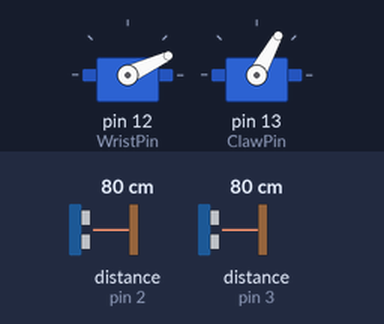
A sketch run on a simulated Arduino Leonardo, built with avr-gcc and run on an emulated ATmega32U4. Shown: 2 × servo. Wiring (inferred from the names in the program): 2 × range finder with pulse-width output: data pin 2 / data pin 3. Inputs (shaded band) come from the test bench; at power-on: distance to the obstacle (sensors on pin 2, pin 3) 80 cm.

Above: at 1.2 s.
1.3 s: distance to the obstacle (sensor on pin 2) set to 2 cm
4.3 s: distance to the obstacle (sensor on pin 3) set to 2 cm
At 6.7 s:
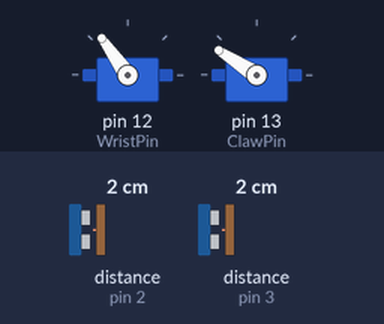
7.3 s: distance to the obstacle (sensor on pin 3) set to 18 cm
10.3 s: distance to the obstacle (sensor on pin 3) set to 35 cm
At 11.5 s:
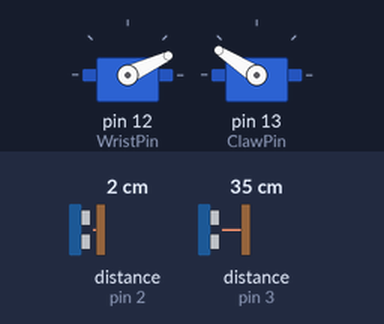
11.8 s: distance to the obstacle (sensor on pin 2) set to 23 cm
13.3 s: distance to the obstacle (sensor on pin 2) set to 29 cm
At 19.6 s:
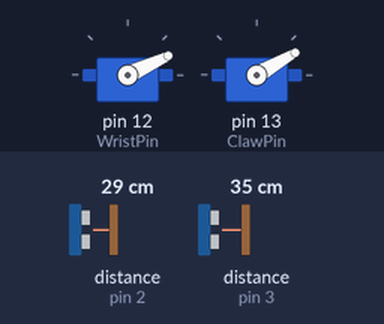
Timing chart, 0 to 20.1 s (numbered marks = the images above; inputs shaded):
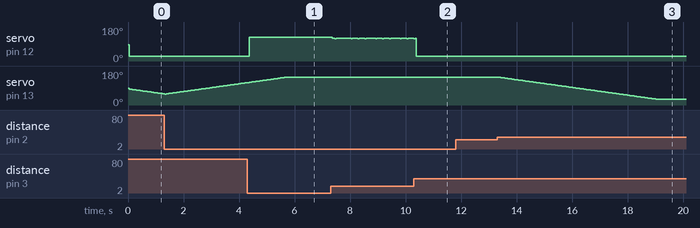

The sketch:

dfrdb.ino
```cpp
/******************************************************************************
dfrdb
DFRobot Romeo Drive Bot
Robot for MakerFaire Kansas City Arch Reactor booth
drives just the claw - user Sabertooth for motor shield

Pin connections:
AIL: roboclaw 2
ELE: roboclaw 1
THR: 3
RUD: 2


Read RC signal pulse width by using interrupt then control servos of
SparkFun robot arm (https://www.sparkfun.com/products/11524 and
https://www.sparkfun.com/products/11674 )


DFRobot Romeo v2 controller board
http://www.dfrobot.com/wiki/index.php/Romeo_V2-All_in_one_Controller_(R3)_(SKU:DFR0225)

Board has pin config like Leonardo - plan to take advantage of fact that
Leonardo has 4 hardware interrupts for my 4 controller signals;
see http://www.arduino.cc/en/Reference/AttachInterrupt


Helpful resources:
http://gammon.com.au/interrupts
http://rcarduino.blogspot.com/2012/04/how-to-read-multiple-rc-channels-draft.html
http://rcarduino.blogspot.com/2012/01/how-to-read-rc-receiver-with.html
https://beyondszine.wordpress.com/2013/10/31/part-ii-all-pin-interrupt-method-for-rc-in-arduino/

Using HobbyKing Turnigy 5X 5 channel mini transmitter and receiver
https://www.hobbyking.com/hobbyking/store/uh_viewItem.asp?idProduct=43854
Right joystick for steering/speed, Left for claw (fwd/back for arm position,
side to side to open/close claw)

Will assume full range of signal (1000 - 2000), simplifies programming
Extreme values outside range only occur with extremes of trim, which
should be a rare outlier - will avoid the overhead of a constrain() operation

motor currently being controlled by seperate motor controller
could bring this function in but need more testing since failed wiht extremes of backing up.


******************************************************************************/

/********************
*** DECLARATIONS ****
********************/
#include <Servo.h>

Servo wrist;
Servo claw;

const int WristInterruptPin = 3; // interrupt 0 is on pin 3 for wrist
const int WristInterrupt = 0;
const int ClawInterruptPin = 2;
const int ClawInterrupt = 1;
const int WristPin = 12;
const int ClawPin = 13;

volatile unsigned long wristPW = 0;   // volatile since will be in interrupt
                                      // function
volatile unsigned long clawPW = 0;
volatile unsigned long wristTimer = 0;
volatile unsigned long clawTimer = 0;
volatile boolean wristFlag = false;
volatile boolean clawFlag = false;
unsigned long wristPulse = 0;
unsigned long clawPulse = 0;

int clawAngle = 85;       // init position
const int ClawRDZ = 1450; // threshold for closing claw - right limit of dead zone
const int ClawLDZ = 1550; // threshold for opening claw
const int minClawAngle = 30;  // open claw; limit angles to protect servo
const int maxClawAngle = 147; // closed claw
int wristAngle = 85;
const int minWristAngle = 25;
const int maxWristAngle = 125;

/********************
====== BODY =========
********************/

void setup() {
  attachInterrupt(WristInterrupt, readWristInterruptPin, CHANGE);
  attachInterrupt(ClawInterrupt, readClawInterruptPin, CHANGE);
  wrist.attach(WristPin);
  claw.attach(ClawPin);
  wrist.write(90); // starting position
  wrist.write(clawAngle);
} // end setup()

void loop() {
  // use flag to see if there is actually a new signal
  if (wristFlag){
    noInterrupts(); // pause interrupts so pw signals are read faithfully
                    // and not changed part way during assignment
    wristPulse = wristPW;
    wristFlag = false;
    interrupts();   // there is a safer way to do this by saving and restoring
                    // settings register, but since I'm not using extensive
                    // libraries should be OK
    wristAngle = map(wristPulse, 1000, 2000, maxWristAngle, minWristAngle);  // want to lower when joystick forward, so map in reverse
    wristAngle = constrain(wristAngle, minWristAngle, maxWristAngle);
    wrist.write(wristAngle);
  }
  if (clawFlag){
    noInterrupts();
    clawPulse = clawPW;
    clawFlag = false;
    interrupts();
    // for claw want to open/close base on stick, but then hold position;
    // so increment/decrement depending on position
    // and then keep that value if joystick centered
    // now set so that moving stick R closes (righty tighty lefty loosey)
    if (clawPulse < ClawRDZ){
      clawAngle += 1;
    }
    else if (clawPulse > ClawLDZ){
      clawAngle -=1;
    }
    clawAngle = constrain(clawAngle, minClawAngle, maxClawAngle);
    claw.write(clawAngle);
  }
} // end loop()

/********************
----- FUNCTIONS -----
********************/

void readWristInterruptPin() {
  // interrupt occurs on CHANGE - need to determine if now high
  // (start of pulse) or low (end of pulse
  if(digitalRead(WristInterruptPin) == HIGH){
    wristTimer = micros();  // get time stamp for initiation of pulse
  }
  else{
    // pin must now be low - end of pulse; calculate pulse width
    wristPW = micros() - wristTimer;
    wristFlag = true;
  }
} // end readWristInterruptPin()

void readClawInterruptPin(){        // works just like wrist interrupt
  if(digitalRead(ClawInterruptPin) == HIGH){
    clawTimer = micros();
  }
  else{
    clawPW = micros() - clawTimer;
    clawFlag = true;
  }
} // end readClawInterruptPin()
```

Measured:
- the behaviour switches between 26 and 27 cm on distance to the obstacle (sensor on pin 2) (found by bisection; images 2 and 3)
- after the input at 4.3 s, servo on pin 12 (WristPin): 25° → 125° after 0.06 s
- after the input at 11.8 s, every drawn part: stays the same
- after the input at 13.3 s, servo on pin 13 (ClawPin): moves from 147° to 30° over 5.7 s, starting after 0.08 s
